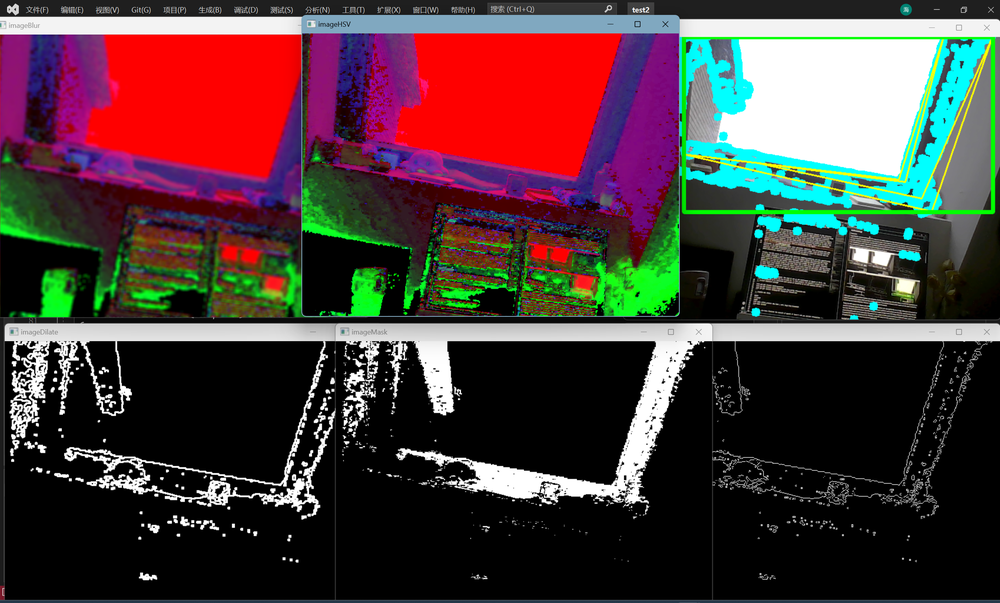
//> input picture Img/colordetect.png, 1000 x 603 px, shrunk from 2548 x 1536 before the run, given in place of the camera
$ ./simple_edge_detect_demo   (built with g++ and OpenCV 4)
//> lines starting //> are read from the running program, lines starting //| are printed output that depends on the picture; after the words box and inside, x2 and y2 are one past the last pixel; in counts of white or black regions, pixels touching at a corner belong together

#include <opencv2/opencv.hpp>
#include <opencv2/core/core.hpp>
#include <opencv2/highgui/highgui.hpp>
#include <opencv2/imgproc.hpp>
#include<iostream>
using namespace std;
using namespace cv;

void getContours(Mat imgDil, Mat img) {

	vector<vector<Point>> contours;
	vector<Vec4i> hierachy;

	findContours(imgDil, contours, hierachy, RETR_EXTERNAL, CHAIN_APPROX_SIMPLE);
	//filter
	for (int i = 0; i < contours.size(); i++) {

		vector<vector<Point>> conPoly(contours.size());
		vector<Rect> boundRect(contours.size());

		int area = contourArea(contours[i]);
		//cout << area << endl;
		if (area > 500) {
			float peri = arcLength(contours[i], true);
			approxPolyDP(contours[i], conPoly[i], 0.02 * peri, true);
			drawContours(img, conPoly, i, Scalar(0, 255, 255), 2);
			cout << conPoly[i].size() << endl;
			boundRect[i] = boundingRect(conPoly[i]);
			rectangle(img, boundRect[i].tl(), boundRect[i].br(), Scalar(0, 255, 0), 5);
		}
	}


}

int main()
{
	VideoCapture cap(0);
	Mat img;
	Mat imgGray;
	Mat imgBlur;
	Mat imgCanny;
	Mat imgDil;


	while (true) {
		cap.read(img);
//> img is the input picture: 603 rows x 1000 cols, CV_8UC3; mean B, G, R 58.5, 58.4, 76
		cvtColor(img, imgGray, COLOR_BGR2GRAY);
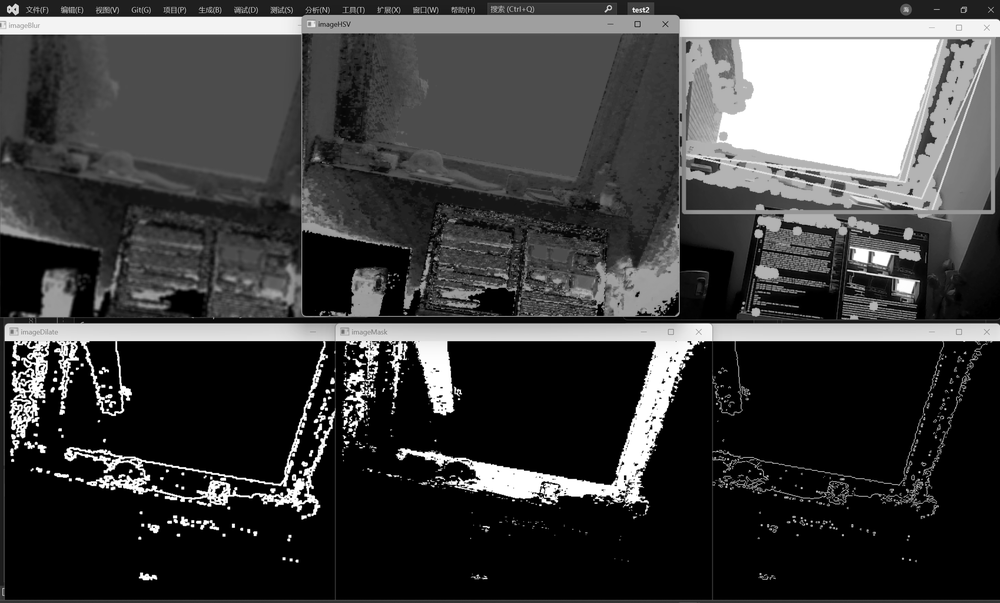
//> imgGray: 603 rows x 1000 cols, CV_8UC1; min 0, max 255, mean 63.7
		GaussianBlur(imgGray, imgBlur, Size(7, 7), 3, 0);
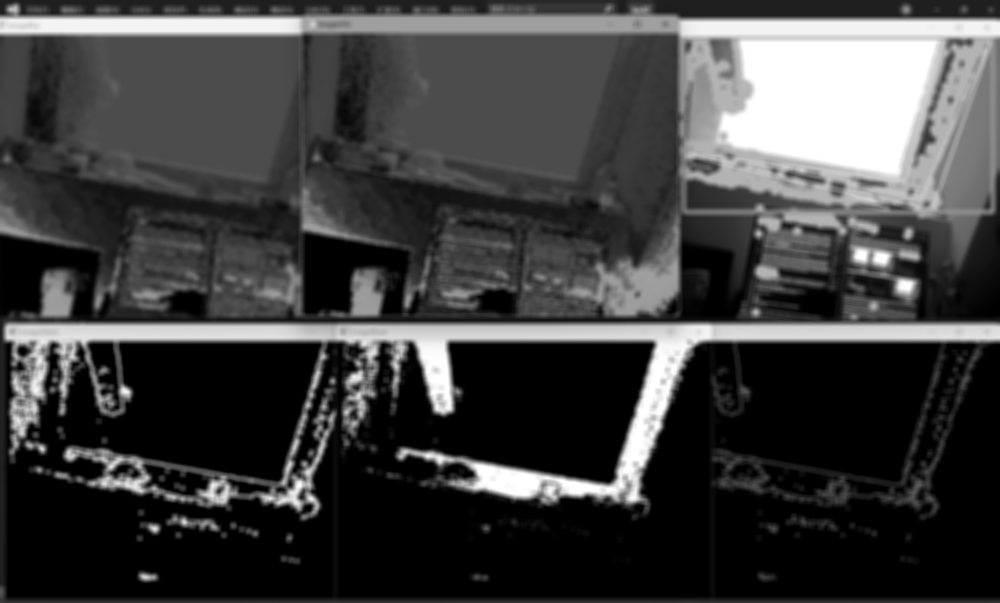
//> imgBlur: 603 rows x 1000 cols, CV_8UC1; min 0, max 255, mean 63.7
		Canny(imgBlur, imgCanny, 50, 150);
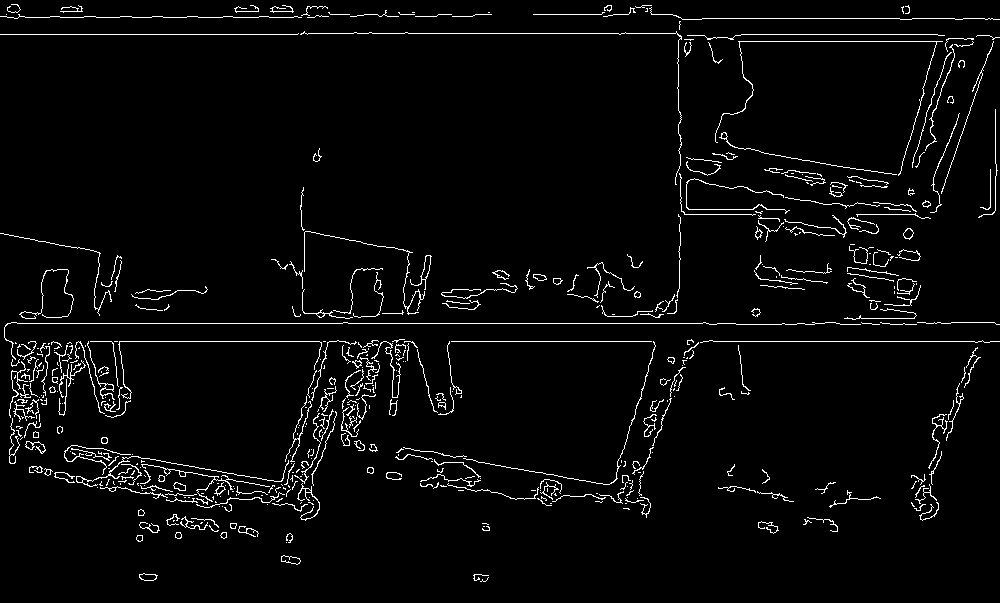
//> imgCanny: 603 rows x 1000 cols, CV_8UC1; 3.4% white in thin lines or dots

		Mat kernel = getStructuringElement(MORPH_RECT, Size(3, 3));
		dilate(imgCanny, imgDil, kernel);
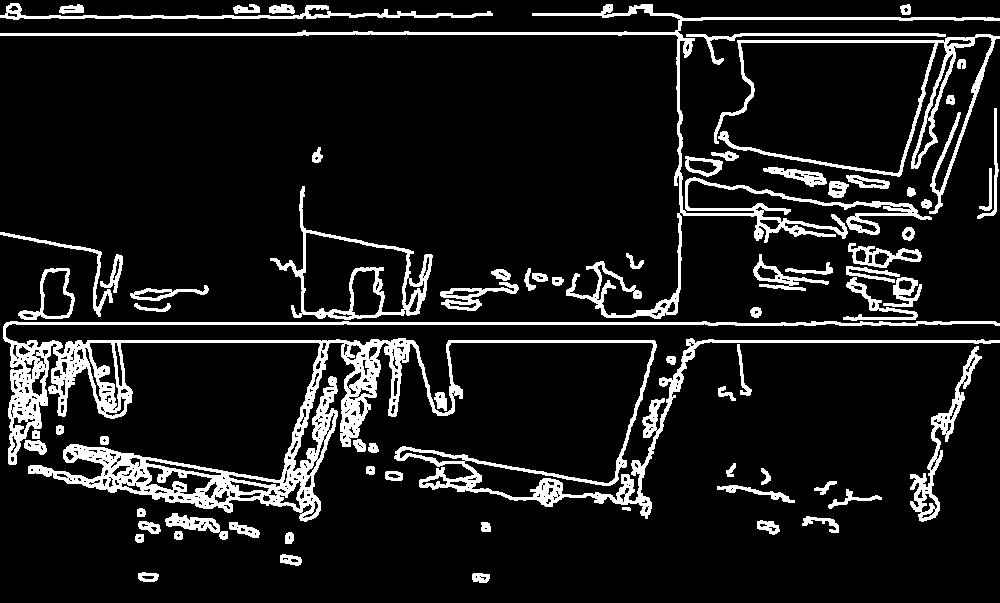
//> imgDil: 603 rows x 1000 cols, CV_8UC1; 10.9% white; 73 white regions

		getContours(imgDil, img);
//> in getContours, `findContours(imgDil, contours, hierachy, RETR_EXTERNAL, CHAIN_APPROX_S..`: contours = 73 contours, 1 with area under 20; largest, box (x1, y1, x2, y2) and area: (3, 321, 1000, 522) 31912, (270, 186, 433, 320) 9166, (0, 4, 1000, 319) 7336, (714, 34, 1000, 214) 4018, (910, 346, 982, 522) 1976
//> the loop in getContours, `for (int i = 0; i < contours.size(); i++)` made 73 passes
//> (area, peri) on passes 12, 31, 33, 37, 39, 44, 47, 50, 55, 59, 60, 66: (620, 181.4), (1975, 666.9), (31912, 8959), (800, 310.8), (573, 366.5), (1567, 215.1), (698, 315.2), (897, 234.7), (9166, 728.1), (513, 153.3), (510, 103.4), (4017, 2410.3)
//> area on passes 1 to 6: 131, 148, 168, 59, 78, 59
//| 10
//| 8
//| 2
//| 8
//| 7
//| 7
//| 7
//| 11
//> (output is shown up to pass 50 of 73)
//> after the loop in getContours, `for (int i = 0; i < contours.size(); i++)`:
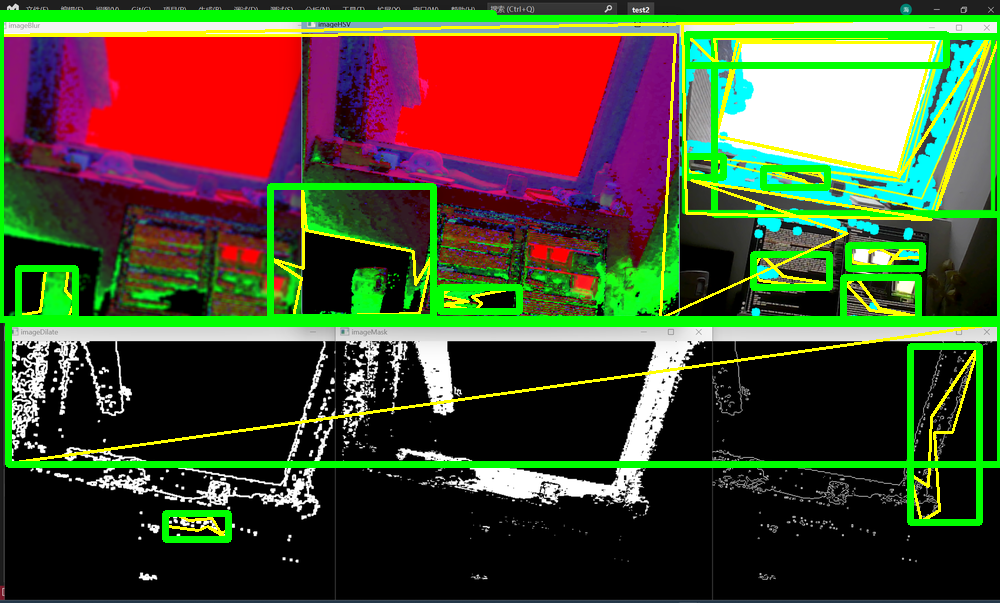
//> img: 603 rows x 1000 cols, CV_8UC3; 12.04% of pixels changed, all inside (x1, y1, x2, y2) = (0, 10, 1000, 543)

		imshow("image", img);
		imshow("imageGray", imgGray);
		imshow("imageBlur", imgBlur);
		imshow("imageCanny", imgCanny);
		imshow("imageDilate", imgDil);

		waitKey(1);
	}
}

$ run again, on Img/edgedet.png
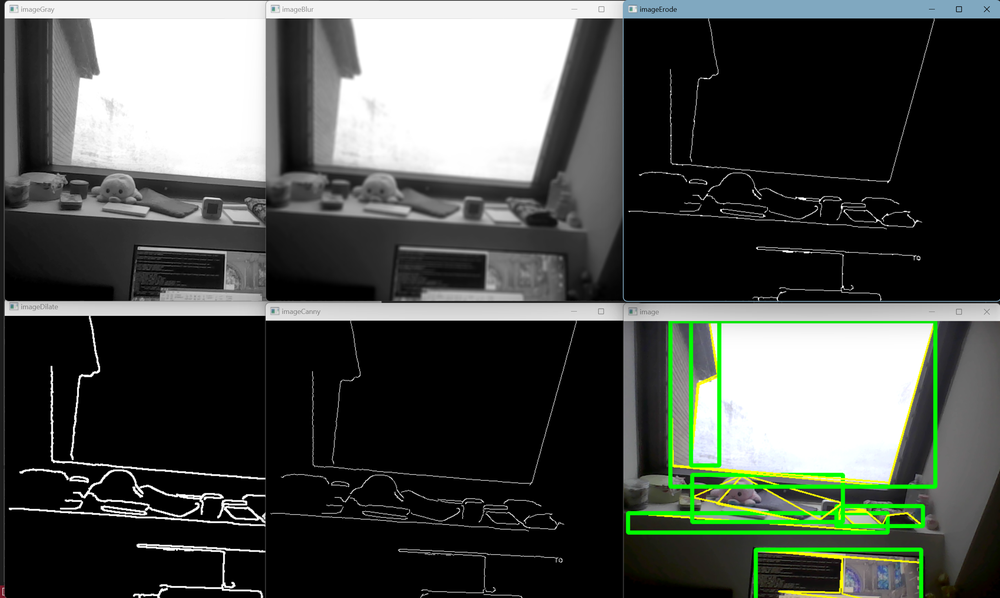
//> input picture Img/edgedet.png, 1000 x 598 px, shrunk from 2548 x 1524 before the run, given in place of the camera
//> img is the input picture: 598 rows x 1000 cols, CV_8UC3; mean B, G, R 74.9, 79.9, 75.5
//> `Canny(imgBlur, imgCanny, 50, 150);`:
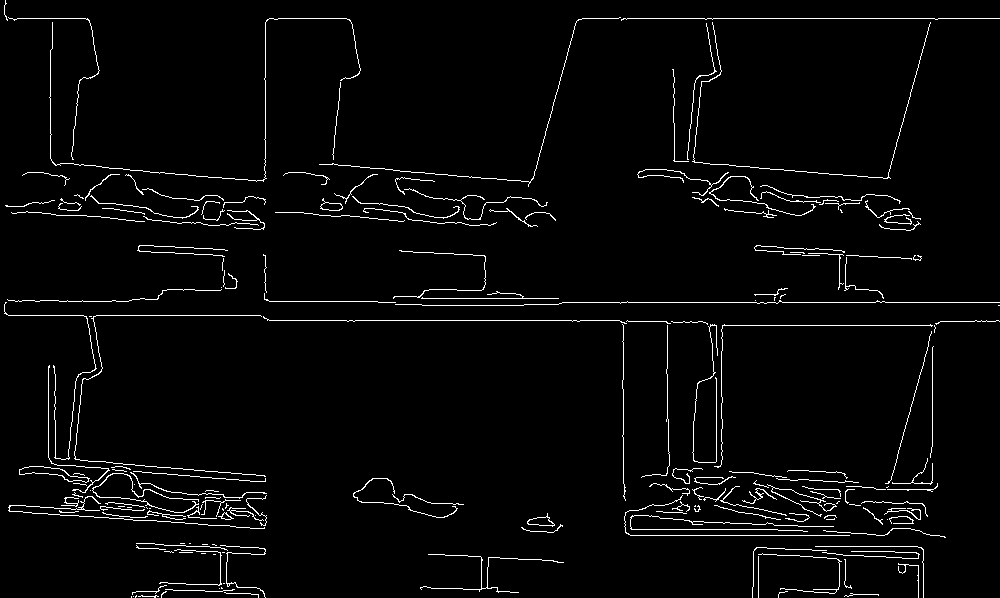
//> imgCanny: 598 rows x 1000 cols, CV_8UC1; 3% white in thin lines or dots
//> imgDil: 598 rows x 1000 cols, CV_8UC1; 9.4% white; 37 white regions
//> contours = 37 contours; largest, box (x1, y1, x2, y2) and area: (3, 244, 719, 530) 16968, (318, 16, 1000, 188) 3582, (636, 168, 902, 219) 3546, (262, 244, 1000, 307) 3079, (130, 542, 267, 598) 2450
//> the loop in getContours, `for (int i = 0; i < contours.size(); i++)` made 37 passes
//> (area, peri) on passes 3, 4, 5, 7, 8, 13, 14, 15: (649, 609.9), (672, 538.7), (620, 588.9), (2450, 717.5), (878, 808.2), (1970, 1433.2), (1480, 455.8), (1838, 285.9)
//> (printed output is left out)
//> after the loop in getContours, `for (int i = 0; i < contours.size(); i++)`:
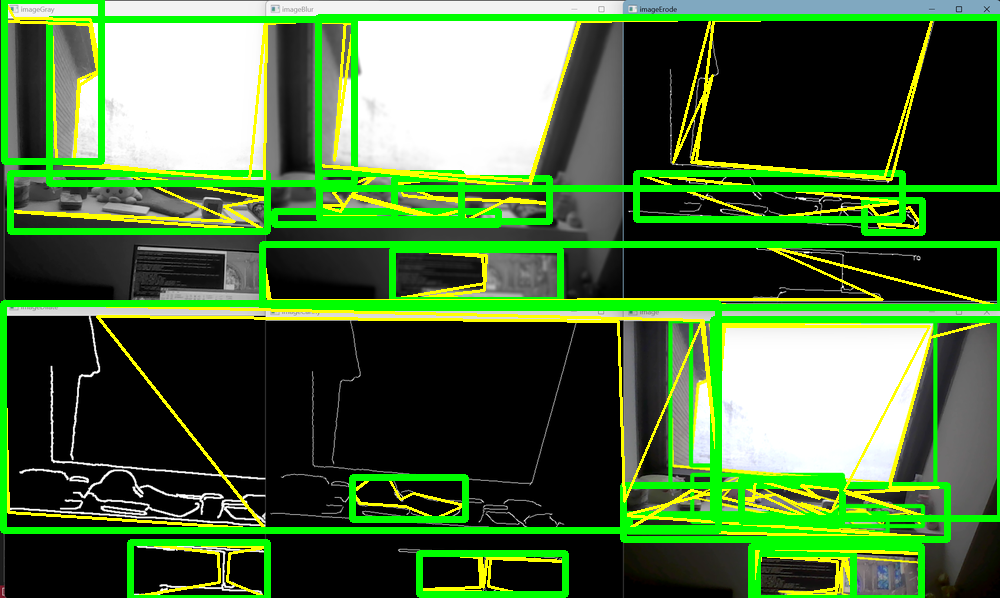
//> img: 598 rows x 1000 cols, CV_8UC3; 18.69% of pixels changed, all inside (x1, y1, x2, y2) = (0, 0, 1000, 598)
